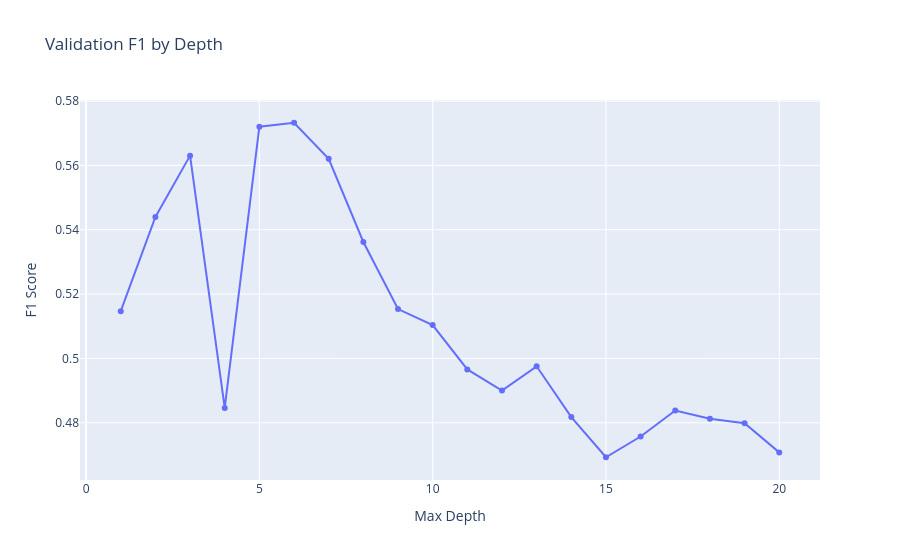

The cell this chart's notebook holds for it:
### Markdown cell above
#### 4.3.3 - Downsample

### Code cell
model_dtc_down, depth, f1_dtc_down, roc_auc_dtc_down = dtc_optimizer(
    features_train_le_down,
    target_train_le_down,
    features_val_le,
    target_val_le
)

scores_df.loc[len(scores_df)] = [
    'model_dtc_down',
    '',
    depth,
    f1_dtc_down,
    roc_auc_dtc_down
]

### Figure 1 — Plotly figure (JSON) as saved in the notebook; plotly's stock layout.template omitted (floating-point values rounded to 4 significant figures)
{"data": [{"hovertemplate": "Max Depth=%{x}<br>F1 Score=%{y}<extra></extra>", "legendgroup": "", "line": {"color": "#636efa", "dash": "solid"}, "marker": {"symbol": "circle"}, "mode": "lines+markers", "name": "", "orientation": "v", "showlegend": false, "type": "scatter", "x": [1.0, 2.0, 3.0, 4.0, 5.0, 6.0, 7.0, 8.0, 9.0, 10.0, 11.0, 12.0, 13.0, 14.0, 15.0, 16.0, 17.0, 18.0, 19.0, 20.0], "xaxis": "x", "y": [0.5147, 0.544, 0.563, 0.4846, 0.572, 0.5733, 0.5621, 0.5362, 0.5154, 0.5104, 0.4966, 0.49, 0.4976, 0.4818, 0.4693, 0.4757, 0.4838, 0.4813, 0.4799, 0.4708], "yaxis": "y"}], "layout": {"legend": {"tracegroupgap": 0}, "title": {"text": "Validation F1 by Depth"}, "xaxis": {"anchor": "y", "domain": [0, 1], "title": {"text": "Max Depth"}}, "yaxis": {"anchor": "x", "domain": [0, 1], "title": {"text": "F1 Score"}}}}
